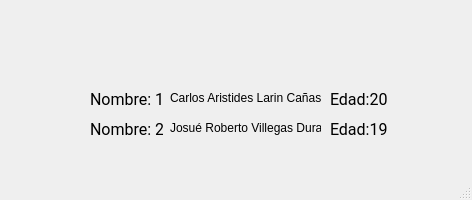
<?xml version="1.0" encoding="UTF-8"?>
<ui version="4.0">
 <class>Ejercicio1</class>
 <widget class="QMainWindow" name="Ejercicio1">
  <property name="geometry">
   <rect>
    <x>0</x>
    <y>0</y>
    <width>472</width>
    <height>200</height>
   </rect>
  </property>
  <property name="windowTitle">
   <string>MainWindow</string>
  </property>
  <widget class="QWidget" name="centralwidget">
   <widget class="QLabel" name="Nombre2">
    <property name="enabled">
     <bool>true</bool>
    </property>
    <property name="geometry">
     <rect>
      <x>90</x>
      <y>120</y>
      <width>73</width>
      <height>19</height>
     </rect>
    </property>
    <property name="font">
     <font>
      <family>Roboto</family>
      <pointsize>12</pointsize>
     </font>
    </property>
    <property name="cursor">
     <cursorShape>PointingHandCursor</cursorShape>
    </property>
    <property name="text">
     <string>Nombre: 2</string>
    </property>
   </widget>
   <widget class="QLabel" name="NombreCALC_2">
    <property name="geometry">
     <rect>
      <x>170</x>
      <y>120</y>
      <width>151</width>
      <height>16</height>
     </rect>
    </property>
    <property name="text">
     <string>Josué Roberto Villegas Duran</string>
    </property>
   </widget>
   <widget class="QLabel" name="Edada1">
    <property name="enabled">
     <bool>true</bool>
    </property>
    <property name="geometry">
     <rect>
      <x>330</x>
      <y>90</y>
      <width>73</width>
      <height>19</height>
     </rect>
    </property>
    <property name="font">
     <font>
      <family>Roboto</family>
      <pointsize>12</pointsize>
     </font>
    </property>
    <property name="cursor">
     <cursorShape>PointingHandCursor</cursorShape>
    </property>
    <property name="text">
     <string>Edad:20</string>
    </property>
   </widget>
   <widget class="QLabel" name="Edad2">
    <property name="enabled">
     <bool>true</bool>
    </property>
    <property name="geometry">
     <rect>
      <x>330</x>
      <y>120</y>
      <width>73</width>
      <height>19</height>
     </rect>
    </property>
    <property name="font">
     <font>
      <family>Roboto</family>
      <pointsize>12</pointsize>
     </font>
    </property>
    <property name="cursor">
     <cursorShape>PointingHandCursor</cursorShape>
    </property>
    <property name="text">
     <string>Edad:19</string>
    </property>
   </widget>
   <widget class="QLabel" name="Nombre1">
    <property name="enabled">
     <bool>true</bool>
    </property>
    <property name="geometry">
     <rect>
      <x>90</x>
      <y>90</y>
      <width>73</width>
      <height>19</height>
     </rect>
    </property>
    <property name="font">
     <font>
      <family>Roboto</family>
      <pointsize>12</pointsize>
     </font>
    </property>
    <property name="cursor">
     <cursorShape>PointingHandCursor</cursorShape>
    </property>
    <property name="text">
     <string>Nombre: 1</string>
    </property>
   </widget>
   <widget class="QLabel" name="NombreCALC">
    <property name="geometry">
     <rect>
      <x>170</x>
      <y>90</y>
      <width>151</width>
      <height>16</height>
     </rect>
    </property>
    <property name="text">
     <string>Carlos Aristides Larin Cañas</string>
    </property>
   </widget>
  </widget>
  <widget class="QMenuBar" name="menubar">
   <property name="geometry">
    <rect>
     <x>0</x>
     <y>0</y>
     <width>472</width>
     <height>21</height>
    </rect>
   </property>
  </widget>
  <widget class="QStatusBar" name="statusbar"/>
 </widget>
 <resources/>
 <connections/>
</ui>
